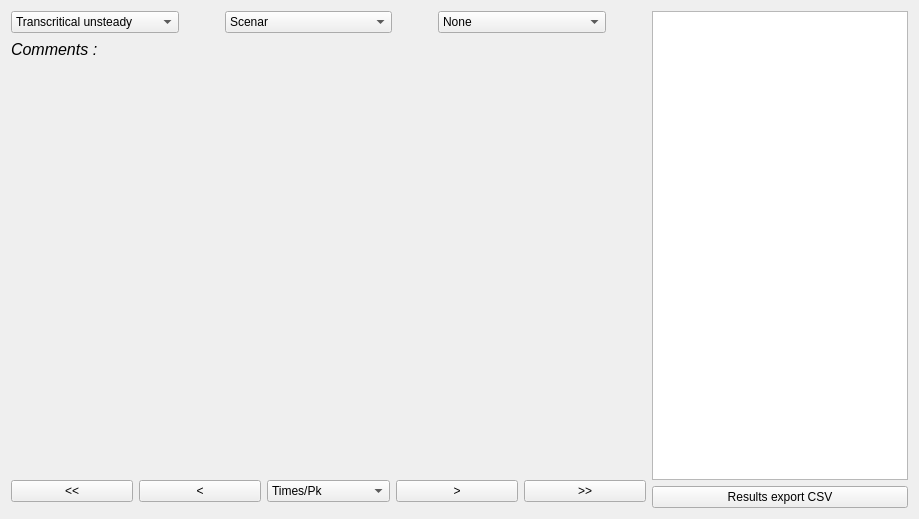
<?xml version="1.0" encoding="UTF-8"?>
<ui version="4.0">
 <class>GraphHydro</class>
 <widget class="QWidget" name="GraphHydro">
  <property name="geometry">
   <rect>
    <x>0</x>
    <y>0</y>
    <width>919</width>
    <height>519</height>
   </rect>
  </property>
  <property name="windowTitle">
   <string>Hydro. Results</string>
  </property>
  <layout class="QGridLayout" name="gridLayout">
   <item row="0" column="0">
    <layout class="QVBoxLayout" name="verticalLayout_3">
     <item>
      <layout class="QHBoxLayout" name="horizontalLayout_3">
       <item>
        <layout class="QVBoxLayout" name="verticalLayout">
         <item>
          <layout class="QHBoxLayout" name="horizontalLayout_5">
           <item>
            <widget class="QComboBox" name="comboBox_State">
             <property name="sizePolicy">
              <sizepolicy hsizetype="Expanding" vsizetype="Fixed">
               <horstretch>0</horstretch>
               <verstretch>0</verstretch>
              </sizepolicy>
             </property>
             <item>
              <property name="text">
               <string>Transcritical unsteady</string>
              </property>
             </item>
             <item>
              <property name="text">
               <string>Steady</string>
              </property>
             </item>
             <item>
              <property name="text">
               <string>Unsteady</string>
              </property>
             </item>
            </widget>
           </item>
           <item>
            <spacer name="horizontalSpacer_5">
             <property name="orientation">
              <enum>Qt::Horizontal</enum>
             </property>
             <property name="sizeType">
              <enum>QSizePolicy::Minimum</enum>
             </property>
             <property name="sizeHint" stdset="0">
              <size>
               <width>40</width>
               <height>20</height>
              </size>
             </property>
            </spacer>
           </item>
           <item>
            <widget class="QComboBox" name="comboBox_Scenar">
             <property name="sizePolicy">
              <sizepolicy hsizetype="Expanding" vsizetype="Fixed">
               <horstretch>0</horstretch>
               <verstretch>0</verstretch>
              </sizepolicy>
             </property>
             <item>
              <property name="text">
               <string>Scenar</string>
              </property>
             </item>
            </widget>
           </item>
           <item>
            <spacer name="horizontalSpacer_6">
             <property name="orientation">
              <enum>Qt::Horizontal</enum>
             </property>
             <property name="sizeType">
              <enum>QSizePolicy::Minimum</enum>
             </property>
             <property name="sizeHint" stdset="0">
              <size>
               <width>40</width>
               <height>20</height>
              </size>
             </property>
            </spacer>
           </item>
           <item>
            <widget class="QComboBox" name="comboBox_var1">
             <property name="sizePolicy">
              <sizepolicy hsizetype="Expanding" vsizetype="Fixed">
               <horstretch>0</horstretch>
               <verstretch>0</verstretch>
              </sizepolicy>
             </property>
             <item>
              <property name="text">
               <string>None</string>
              </property>
             </item>
            </widget>
           </item>
           <item>
            <spacer name="horizontalSpacer_7">
             <property name="orientation">
              <enum>Qt::Horizontal</enum>
             </property>
             <property name="sizeType">
              <enum>QSizePolicy::Minimum</enum>
             </property>
             <property name="sizeHint" stdset="0">
              <size>
               <width>40</width>
               <height>20</height>
              </size>
             </property>
            </spacer>
           </item>
          </layout>
         </item>
         <item>
          <layout class="QHBoxLayout" name="horizontalLayout_8">
           <item>
            <widget class="QLabel" name="label2">
             <property name="font">
              <font>
               <pointsize>12</pointsize>
               <italic>true</italic>
              </font>
             </property>
             <property name="text">
              <string>Comments :</string>
             </property>
            </widget>
           </item>
           <item>
            <widget class="QLabel" name="label_comments">
             <property name="font">
              <font>
               <pointsize>12</pointsize>
              </font>
             </property>
             <property name="text">
              <string/>
             </property>
             <property name="alignment">
              <set>Qt::AlignLeading|Qt::AlignLeft|Qt::AlignTop</set>
             </property>
            </widget>
           </item>
           <item>
            <spacer name="horizontalSpacer_8">
             <property name="orientation">
              <enum>Qt::Horizontal</enum>
             </property>
             <property name="sizeHint" stdset="0">
              <size>
               <width>40</width>
               <height>20</height>
              </size>
             </property>
            </spacer>
           </item>
          </layout>
         </item>
         <item>
          <widget class="QWidget" name="widget_figure" native="true">
           <property name="sizePolicy">
            <sizepolicy hsizetype="Expanding" vsizetype="Expanding">
             <horstretch>0</horstretch>
             <verstretch>0</verstretch>
            </sizepolicy>
           </property>
          </widget>
         </item>
         <item>
          <layout class="QHBoxLayout" name="horizontalLayout_2">
           <item>
            <widget class="QPushButton" name="bt_reculTot">
             <property name="sizePolicy">
              <sizepolicy hsizetype="Expanding" vsizetype="Fixed">
               <horstretch>0</horstretch>
               <verstretch>0</verstretch>
              </sizepolicy>
             </property>
             <property name="text">
              <string>&lt;&lt;</string>
             </property>
             <property name="default">
              <bool>false</bool>
             </property>
            </widget>
           </item>
           <item>
            <widget class="QPushButton" name="bt_recul">
             <property name="sizePolicy">
              <sizepolicy hsizetype="Expanding" vsizetype="Fixed">
               <horstretch>0</horstretch>
               <verstretch>0</verstretch>
              </sizepolicy>
             </property>
             <property name="text">
              <string>&lt;</string>
             </property>
            </widget>
           </item>
           <item>
            <widget class="QComboBox" name="comboBox_time">
             <property name="sizePolicy">
              <sizepolicy hsizetype="Expanding" vsizetype="Fixed">
               <horstretch>0</horstretch>
               <verstretch>0</verstretch>
              </sizepolicy>
             </property>
             <item>
              <property name="text">
               <string>Times/Pk</string>
              </property>
             </item>
            </widget>
           </item>
           <item>
            <widget class="QPushButton" name="bt_av">
             <property name="sizePolicy">
              <sizepolicy hsizetype="Expanding" vsizetype="Fixed">
               <horstretch>0</horstretch>
               <verstretch>0</verstretch>
              </sizepolicy>
             </property>
             <property name="text">
              <string>&gt;</string>
             </property>
            </widget>
           </item>
           <item>
            <widget class="QPushButton" name="bt_avTot">
             <property name="sizePolicy">
              <sizepolicy hsizetype="Expanding" vsizetype="Fixed">
               <horstretch>0</horstretch>
               <verstretch>0</verstretch>
              </sizepolicy>
             </property>
             <property name="text">
              <string>&gt;&gt;</string>
             </property>
            </widget>
           </item>
          </layout>
         </item>
         <item>
          <widget class="QWidget" name="widget_toolsbar" native="true">
           <property name="maximumSize">
            <size>
             <width>16777215</width>
             <height>16777215</height>
            </size>
           </property>
          </widget>
         </item>
        </layout>
       </item>
       <item>
        <layout class="QVBoxLayout" name="verticalLayout_2">
         <item>
          <widget class="QTableWidget" name="tableWidget_RES">
           <property name="sizePolicy">
            <sizepolicy hsizetype="Preferred" vsizetype="Expanding">
             <horstretch>0</horstretch>
             <verstretch>0</verstretch>
            </sizepolicy>
           </property>
          </widget>
         </item>
         <item>
          <widget class="QPushButton" name="bt_exportCSV">
           <property name="text">
            <string>Results export CSV</string>
           </property>
          </widget>
         </item>
        </layout>
       </item>
      </layout>
     </item>
    </layout>
   </item>
  </layout>
  <action name="actionBt_reculTot">
   <property name="text">
    <string>bt_reculTot</string>
   </property>
  </action>
  <action name="actionBt_recul">
   <property name="text">
    <string>bt_recul</string>
   </property>
  </action>
  <action name="actionBt_av">
   <property name="text">
    <string>bt_av</string>
   </property>
  </action>
  <action name="actionBt_avTot">
   <property name="text">
    <string>bt_avTot</string>
   </property>
  </action>
  <action name="actionBt_exportCSV">
   <property name="text">
    <string>bt_exportCSV</string>
   </property>
  </action>
  <action name="actionComboBox_State">
   <property name="text">
    <string>comboBox_State</string>
   </property>
  </action>
  <action name="actionComboBox_Scenar">
   <property name="text">
    <string>comboBox_Scenar</string>
   </property>
  </action>
  <action name="actionComboBox_var1">
   <property name="text">
    <string>comboBox_var1</string>
   </property>
  </action>
  <action name="actionComboBox_var2">
   <property name="text">
    <string>comboBox_var2</string>
   </property>
  </action>
  <action name="actionTableWidget_RES">
   <property name="text">
    <string>tableWidget_RES</string>
   </property>
  </action>
  <action name="actionComboBox_time">
   <property name="text">
    <string>comboBox_time</string>
   </property>
  </action>
 </widget>
 <resources>
  <include location="../resources.qrc"/>
 </resources>
 <connections>
  <connection>
   <sender>bt_recul</sender>
   <signal>clicked()</signal>
   <receiver>actionBt_recul</receiver>
   <slot>trigger()</slot>
   <hints>
    <hint type="sourcelabel">
     <x>141</x>
     <y>24</y>
    </hint>
    <hint type="destinationlabel">
     <x>-1</x>
     <y>-1</y>
    </hint>
   </hints>
  </connection>
  <connection>
   <sender>bt_reculTot</sender>
   <signal>clicked()</signal>
   <receiver>actionBt_reculTot</receiver>
   <slot>trigger()</slot>
   <hints>
    <hint type="sourcelabel">
     <x>53</x>
     <y>24</y>
    </hint>
    <hint type="destinationlabel">
     <x>-1</x>
     <y>-1</y>
    </hint>
   </hints>
  </connection>
  <connection>
   <sender>bt_av</sender>
   <signal>clicked()</signal>
   <receiver>actionBt_av</receiver>
   <slot>trigger()</slot>
   <hints>
    <hint type="sourcelabel">
     <x>228</x>
     <y>24</y>
    </hint>
    <hint type="destinationlabel">
     <x>-1</x>
     <y>-1</y>
    </hint>
   </hints>
  </connection>
  <connection>
   <sender>bt_avTot</sender>
   <signal>clicked()</signal>
   <receiver>actionBt_avTot</receiver>
   <slot>trigger()</slot>
   <hints>
    <hint type="sourcelabel">
     <x>316</x>
     <y>24</y>
    </hint>
    <hint type="destinationlabel">
     <x>-1</x>
     <y>-1</y>
    </hint>
   </hints>
  </connection>
  <connection>
   <sender>bt_exportCSV</sender>
   <signal>clicked()</signal>
   <receiver>actionBt_exportCSV</receiver>
   <slot>trigger()</slot>
   <hints>
    <hint type="sourcelabel">
     <x>778</x>
     <y>752</y>
    </hint>
    <hint type="destinationlabel">
     <x>-1</x>
     <y>-1</y>
    </hint>
   </hints>
  </connection>
  <connection>
   <sender>comboBox_State</sender>
   <signal>currentIndexChanged(QString)</signal>
   <receiver>actionComboBox_State</receiver>
   <slot>trigger()</slot>
   <hints>
    <hint type="sourcelabel">
     <x>47</x>
     <y>85</y>
    </hint>
    <hint type="destinationlabel">
     <x>-1</x>
     <y>-1</y>
    </hint>
   </hints>
  </connection>
  <connection>
   <sender>comboBox_Scenar</sender>
   <signal>currentIndexChanged(QString)</signal>
   <receiver>actionComboBox_Scenar</receiver>
   <slot>trigger()</slot>
   <hints>
    <hint type="sourcelabel">
     <x>168</x>
     <y>85</y>
    </hint>
    <hint type="destinationlabel">
     <x>-1</x>
     <y>-1</y>
    </hint>
   </hints>
  </connection>
  <connection>
   <sender>comboBox_var1</sender>
   <signal>currentIndexChanged(QString)</signal>
   <receiver>actionComboBox_var1</receiver>
   <slot>trigger()</slot>
   <hints>
    <hint type="sourcelabel">
     <x>289</x>
     <y>85</y>
    </hint>
    <hint type="destinationlabel">
     <x>-1</x>
     <y>-1</y>
    </hint>
   </hints>
  </connection>
  <connection>
   <sender>comboBox_time</sender>
   <signal>currentIndexChanged(QString)</signal>
   <receiver>actionComboBox_time</receiver>
   <slot>trigger()</slot>
   <hints>
    <hint type="sourcelabel">
     <x>546</x>
     <y>85</y>
    </hint>
    <hint type="destinationlabel">
     <x>-1</x>
     <y>-1</y>
    </hint>
   </hints>
  </connection>
 </connections>
</ui>
